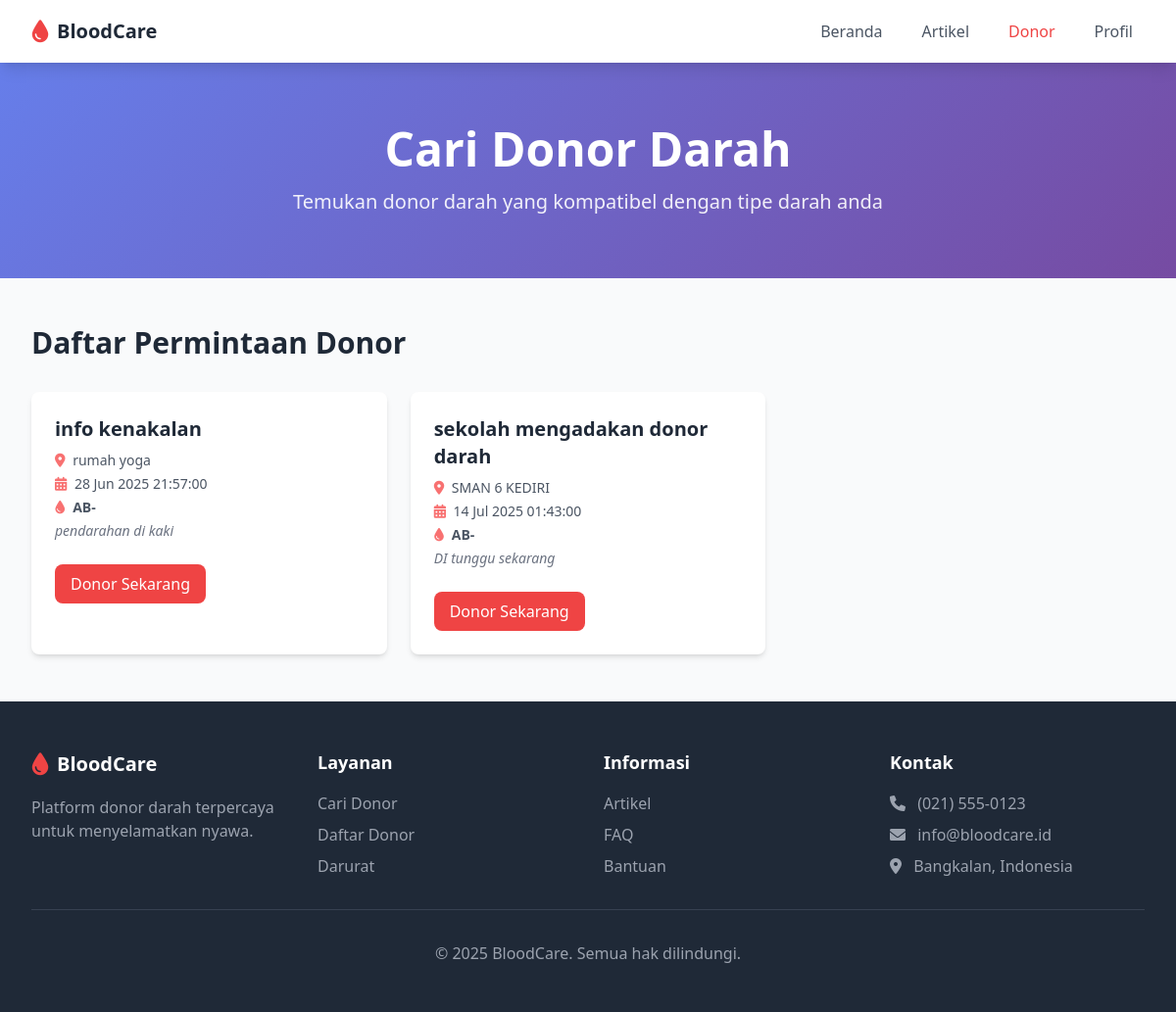
The page /donasi.php (signed in) on the database its author committed.
### tables this page shows
CREATE TABLE IF NOT EXISTS `donation_requests` (
  `id` int NOT NULL AUTO_INCREMENT,
  `event_name` varchar(100) NOT NULL,
  `location` varchar(255) NOT NULL,
  `date` date NOT NULL,
  `time` time NOT NULL,
  `description` text,
  `blood_type_id` int NOT NULL,
  `status` enum('active','inactive') NOT NULL DEFAULT 'active',
  `created_at` timestamp NOT NULL DEFAULT CURRENT_TIMESTAMP,
  `updated_at` timestamp NOT NULL DEFAULT CURRENT_TIMESTAMP,
  PRIMARY KEY (`id`)
);

CREATE TABLE IF NOT EXISTS `blood_types` (
  `id` int NOT NULL AUTO_INCREMENT,
  `type` varchar(2) NOT NULL,
  `rhesus` enum('-','+') NOT NULL,
  `created_at` timestamp NOT NULL DEFAULT CURRENT_TIMESTAMP,
  `updated_at` timestamp NOT NULL DEFAULT CURRENT_TIMESTAMP,
  PRIMARY KEY (`id`)
);

### donasi.php (the view, shortened to what this page needs)
<?php
require_once('db/config.php');
?>
<!DOCTYPE html>
<html lang="id">
<head>
  <script src="https://cdn.tailwindcss.com"></script>
  <link href="https://cdnjs.cloudflare.com/ajax/libs/font-awesome/6.0.0/css/all.min.css" rel="stylesheet" />
</head>
<body class="bg-gray-50">
  <nav class="bg-white shadow-lg sticky top-0 z-50">
    <div class="max-w-7xl mx-auto px-4 sm:px-6 lg:px-8">
      <div class="flex justify-between items-center h-16">
        <div class="flex items-center">
          <i class="fas fa-tint text-red-500 text-2xl blood-drop"></i>
          <span class="ml-2 text-xl font-bold text-gray-800">BloodCare</span>
        </div>
        <div class="hidden md:block">
          <div class="ml-10 flex items-baseline space-x-4">
            <a href="index.php" class="text-gray-600 hover:text-red-500 px-3 py-2 rounded-md transition">Beranda</a>
            <a href="artikel.php" class="text-gray-600 hover:text-red-500 px-3 py-2 rounded-md transition">Artikel</a>
            <a href="donasi.php" class="text-red-500 font-medium px-3 py-2 rounded-md transition">Donor</a>
            <?php if (isset($_SESSION["username"])): ?>
              <a href="users/profil.php" class="text-gray-600 hover:text-red-500 px-3 py-2 rounded-md transition">Profil</a>
            <?php else: ?>
              <a href="auth/login.php" class="text-gray-600 hover:text-red-500 px-3 py-2 rounded-md transition">Login</a>
              <a href="auth/registrasi.php" class="text-gray-600 hover:text-red-500 px-3 py-2 rounded-md transition">Register</a>
            <?php endif ?>
          </div>
        </div>
      </div>
    </div>
  </nav>
  <section class="gradient-bg text-white py-16">
    <div class="max-w-7xl mx-auto text-center">
      <h1 class="text-4xl md:text-5xl font-bold mb-4">Cari Donor Darah</h1>
      <p class="text-xl opacity-90">Temukan donor darah yang kompatibel dengan tipe darah anda</p>
    </div>
  </section>
  <section class="py-12">
    <div class="max-w-7xl mx-auto px-4 sm:px-6 lg:px-8">
      <div class="flex justify-between items-center mb-8">
        <h2 class="text-3xl font-bold text-gray-800">Daftar Permintaan Donor</h2>
      </div>
      <div class="grid grid-cols-1 md:grid-cols-2 lg:grid-cols-3 gap-6">
        <?php
        $query = "SELECT dr.*, bt.type, bt.rhesus
                  FROM donation_requests dr
                  JOIN blood_types bt ON dr.blood_type_id = bt.id
                  WHERE dr.status = 'active'
                  ORDER BY dr.date ASC";
        $result = $db->query($query);
        if ($result->num_rows > 0):
            while($row = $result->fetch_assoc()):
        ?>
          <div class="bg-white p-6 rounded-lg shadow-md card-hover">
            <h3 class="text-xl font-bold text-gray-800 mb-2"><?= htmlspecialchars($row['event_name']) ?></h3>
            <p class="text-sm text-gray-600 mb-1">
              <i class="fas fa-map-marker-alt text-red-400 mr-1"></i> <?= htmlspecialchars($row['location']) ?>
            </p>
            <p class="text-sm text-gray-600 mb-1">
              <i class="fas fa-calendar-alt text-red-400 mr-1"></i> <?= date("d M Y", strtotime($row['date'])) ?> <?= $row['time'] ?>
            </p>
            <p class="text-sm text-gray-600 mb-1">
              <i class="fas fa-tint text-red-400 mr-1"></i>
              <span class="uppercase font-semibold"><?= strtoupper($row['type'] . $row['rhesus']) ?></span>
            </p>
            <?php if (!empty($row['description'])): ?>
              <p class="text-sm text-gray-500 italic mb-2"><?= htmlspecialchars($row['description']) ?></p>
            <?php endif ?>
            <button
              class="mt-4 bg-red-500 text-white px-4 py-2 rounded-lg hover:bg-red-600 donor-btn"
              data-event="<?= htmlspecialchars($row['event_name']) ?>"
              data-blood="<?= $row['blood_type_id'] ?>">
              Donor Sekarang
            </button>
          </div>
        <?php endwhile; else: ?>
          <div class="col-span-3 text-center text-gray-500 py-12">Tidak ada permintaan donor darah.</div>
        <?php endif; ?>
      </div>
    </div>
  </section>
  <footer class="bg-gray-800 text-white py-12">
    <div class="max-w-7xl mx-auto px-4 sm:px-6 lg:px-8">
      <div class="grid grid-cols-1 md:grid-cols-4 gap-8">
        <div>
          <div class="flex items-center mb-4">
            <i class="fas fa-tint text-red-500 text-2xl"></i>
            <span class="ml-2 text-xl font-bold">BloodCare</span>
          </div>
          <p class="text-gray-400">Platform donor darah terpercaya untuk menyelamatkan nyawa.</p>
        </div>
        <div>
          <h3 class="text-lg font-semibold mb-4">Layanan</h3>
          <ul class="space-y-2 text-gray-400">
            <li><a href="donasi.php" class="hover:text-white transition">Cari Donor</a></li>
            <li><a href="auth/registrasi.php" class="hover:text-white transition">Daftar Donor</a></li>
            <li><a href="#" class="hover:text-white transition">Darurat</a></li>
          </ul>
        </div>
        <div>
          <h3 class="text-lg font-semibold mb-4">Informasi</h3>
          <ul class="space-y-2 text-gray-400">
            <li><a href="artikel.php" class="hover:text-white transition">Artikel</a></li>
            <li><a href="#" class="hover:text-white transition">FAQ</a></li>
            <li><a href="#" class="hover:text-white transition">Bantuan</a></li>
          </ul>
        </div>
        <div>
          <h3 class="text-lg font-semibold mb-4">Kontak</h3>
          <ul class="space-y-2 text-gray-400">
            <li><i class="fas fa-phone mr-2"></i> (021) 555-0123</li>
            <li><i class="fas fa-envelope mr-2"></i> info@bloodcare.id</li>
            <li><i class="fas fa-map-marker-alt mr-2"></i> Bangkalan, Indonesia</li>
          </ul>
        </div>
      </div>
      <hr class="border-gray-700 my-8" />
      <div class="text-center text-gray-400">
        <p>&copy; 2025 BloodCare. Semua hak dilindungi.</p>
      </div>
    </div>
  </footer>
</body>
</html>

### donasi.php (style rules this page uses)
.gradient-bg { background: linear-gradient(135deg, #667eea 0%, #764ba2 100%); }
.card-hover { transition: all 0.3s ease; }
.blood-drop { animation: pulse 1s infinite; }

### rows shown on the page
donation_requests: event_name "info kenakalan", location "rumah yoga", date "28 Jun 2025", time "21:57:00", blood_type.rhesus "AB-", description "pendarahan di kaki"
donation_requests: event_name "sekolah mengadakan donor darah", location "SMAN 6 KEDIRI", date "14 Jul 2025", time "01:43:00", blood_type.rhesus "AB-", description "DI tunggu sekarang"
